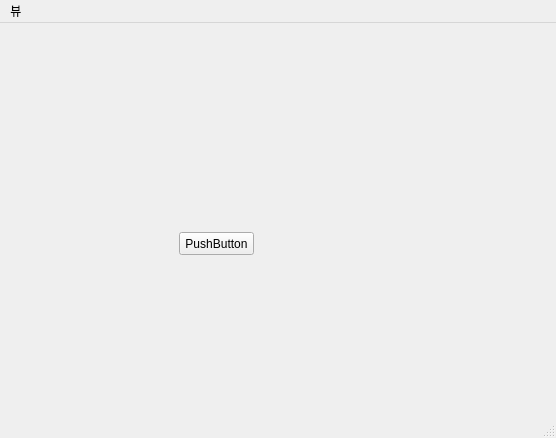
<?xml version="1.0" encoding="UTF-8"?>
<ui version="4.0">
 <class>MainWindow</class>
 <widget class="QMainWindow" name="MainWindow">
  <property name="geometry">
   <rect>
    <x>0</x>
    <y>0</y>
    <width>556</width>
    <height>438</height>
   </rect>
  </property>
  <property name="windowTitle">
   <string>MainWindow</string>
  </property>
  <widget class="QWidget" name="centralwidget">
   <layout class="QGridLayout" name="gridLayout">
    <item row="0" column="0">
     <widget class="QStackedWidget" name="stackedWidget">
      <property name="currentIndex">
       <number>0</number>
      </property>
      <widget class="QWidget" name="page">
       <widget class="QPushButton" name="pushButton">
        <property name="geometry">
         <rect>
          <x>170</x>
          <y>200</y>
          <width>75</width>
          <height>23</height>
         </rect>
        </property>
        <property name="text">
         <string>PushButton</string>
        </property>
       </widget>
      </widget>
      <widget class="QWidget" name="page_2">
       <widget class="QRadioButton" name="radioButton">
        <property name="geometry">
         <rect>
          <x>220</x>
          <y>120</y>
          <width>90</width>
          <height>16</height>
         </rect>
        </property>
        <property name="text">
         <string>RadioButton</string>
        </property>
       </widget>
      </widget>
     </widget>
    </item>
   </layout>
  </widget>
  <widget class="QMenuBar" name="menubar">
   <property name="geometry">
    <rect>
     <x>0</x>
     <y>0</y>
     <width>556</width>
     <height>21</height>
    </rect>
   </property>
   <widget class="QMenu" name="menu">
    <property name="title">
     <string>뷰</string>
    </property>
    <addaction name="actionView1"/>
    <addaction name="actionView2"/>
   </widget>
   <addaction name="menu"/>
  </widget>
  <widget class="QStatusBar" name="statusbar"/>
  <action name="actionView1">
   <property name="text">
    <string>뷰1</string>
   </property>
  </action>
  <action name="actionView2">
   <property name="text">
    <string>뷰2</string>
   </property>
  </action>
 </widget>
 <resources/>
 <connections/>
</ui>
